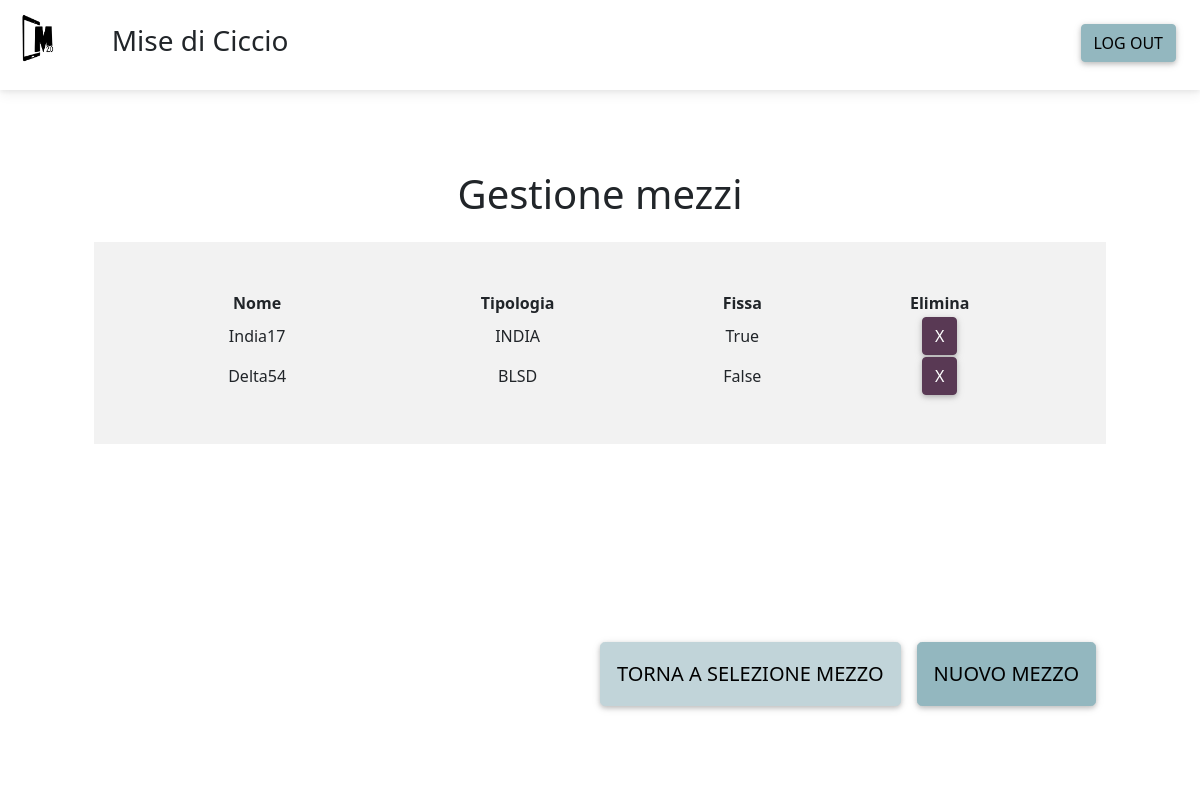
The app's page /gestione_mezzi/ (signed in) with its own data.
### scheda/models.py (models this page shows, shortened)
class MyUser(AbstractUser):
    username = models.CharField(max_length=30, unique=True,
        help_text= ('Required. 30 characters or fewer. Letters, digits and '
                    '@/./+/-/_ only.'))
    is_active = models.BooleanField(default=True)
    staff = models.BooleanField(default=False) # a admin user; non super-user
    admin = models.BooleanField(default=False) # a superuser
    is_operator = models.BooleanField(default=False)
    corporation = models.CharField(max_length=30, blank=True)
    phone = models.CharField(max_length=30, blank=True)
    USERNAME_FIELD = 'username'
    REQUIRED_FIELDS = [] # Email & Password are required by default.
    objects = UserManager()

class Mezzo(models.Model):
    id_mezzo = models.AutoField(primary_key = True)
    nome = models.CharField(unique = True, max_length = 10)
    tipologia = models.CharField(max_length = 10)
    all_day = models.BooleanField(default = False)
    username = models.ForeignKey(MyUser, on_delete = models.CASCADE)
    num_mezzo = models.IntegerField()
    equip_min = models.IntegerField()

### scheda/views.py (the view)
# urls.py: path('gestione_mezzi/', scheda.GestioneMezzi.as_view(), name='gestione_mezzi'),
class GestioneMezzi(generic.View):
    def get(self, request):
        mezzi = Mezzo.objects.filter(username=request.user.id)
        template_name = 'gestione_mezzi.html'
        return render(request, template_name, context={'mezzi':mezzi})

### templates/gestione_mezzi.html (shortened to what this page needs)
{% extends 'base.html' %}
{% load static %}
{% block css %}
<link href="{% static 'css/gestione_mezzi.css' %}" rel="stylesheet">
{% endblock %}
{% block content %}
<nav class="navbar navbar-expand-sm">
    <ul class="navbar-nav ml-auto">
        <li class="nav-item">
            <div class="container">
                <a class="navbar-brand" href="#">
                    <img
                    src="{% static 'img/logoHCI.png' %}"
                    height="50"
                    loading="lazy"
                  />
                </a>
            </div>
        </li>
        <li class="nav-item">
            <div class="container ms-0 p-3">
                <h3>{{request.user.corporation}}</h3>
            </div>
        </li>
    </ul>
    <a href="{% url 'logout' %}" class="btn btn-primary m-4" style="position: absolute; right: 0; top: 0;">Log out</a>
</nav>
<div class="container-sm p-3 rounded bg-white text-center d-flex flex-column">
    <div class="container mt-5 text-center bg-white">
        <h1 class="m-3">Gestione mezzi</h1>
    </div>
    <div class="container pt-2 ps-5 pe-5 mb-auto bg-white" style="height: 70vh; overflow: auto;">
        <div class="table-wrapper-scroll-y my-custom-scrollbar p-5 m-0 bg-light">
            <table class="table-responsive w-100 text-center">
                <thead>
                <tr>
                    <th scope="col">Nome</th>
                    <th scope="col">Tipologia</th>
                    <th scope="col">Fissa</th>
                    <th scope="col">Elimina</th>
                </tr>
                </thead>
                <tbody>
                    {% for m in mezzi %}
                        <tr>
                            <td scope="row">{{ m.nome }}</td>
                            <td>{{ m.tipologia }}</td>
                            <td>{{ m.all_day }}</td>
                            <td>
                                <label class="btn btn-info" for="{{m.id_mezzo}}">x</label>
                            </td>
                        </tr>
                    {% endfor %}
                </tbody>
            </table>
        </div>
    </div>
</div>
<div class="container p-5 mt-auto mb-5 me-5 text-center bg-white position-absolute bottom-0 end-0">
    <div class="row">
        <div class="col d-flex justify-content-end">
            <a href="{% url 'home_sc' %}" role="button" class="btn p-3 btn-secondary m-2 btn-lg">
                Torna a selezione mezzo
            </a>
            <button type="button" class="btn p-3 btn-primary btn-lg m-2" data-mdb-toggle="modal" data-mdb-target="#nuovomezzo" id="modalbutton">
                Nuovo Mezzo
            </button>
        </div>
    </div>
</div>
{% endblock %}
{% block scripts %}
<link rel="stylesheet" href="https://cdnjs.cloudflare.com/ajax/libs/bootstrap-select/1.13.1/css/bootstrap-select.css" />
{% endblock %}

### records on screen
MyUser: user.corporation "Mise di Ciccio"
Mezzo: nome "India17", tipologia "INDIA", all_day "True"
Mezzo: nome "Delta54", tipologia "BLSD", all_day "False"
